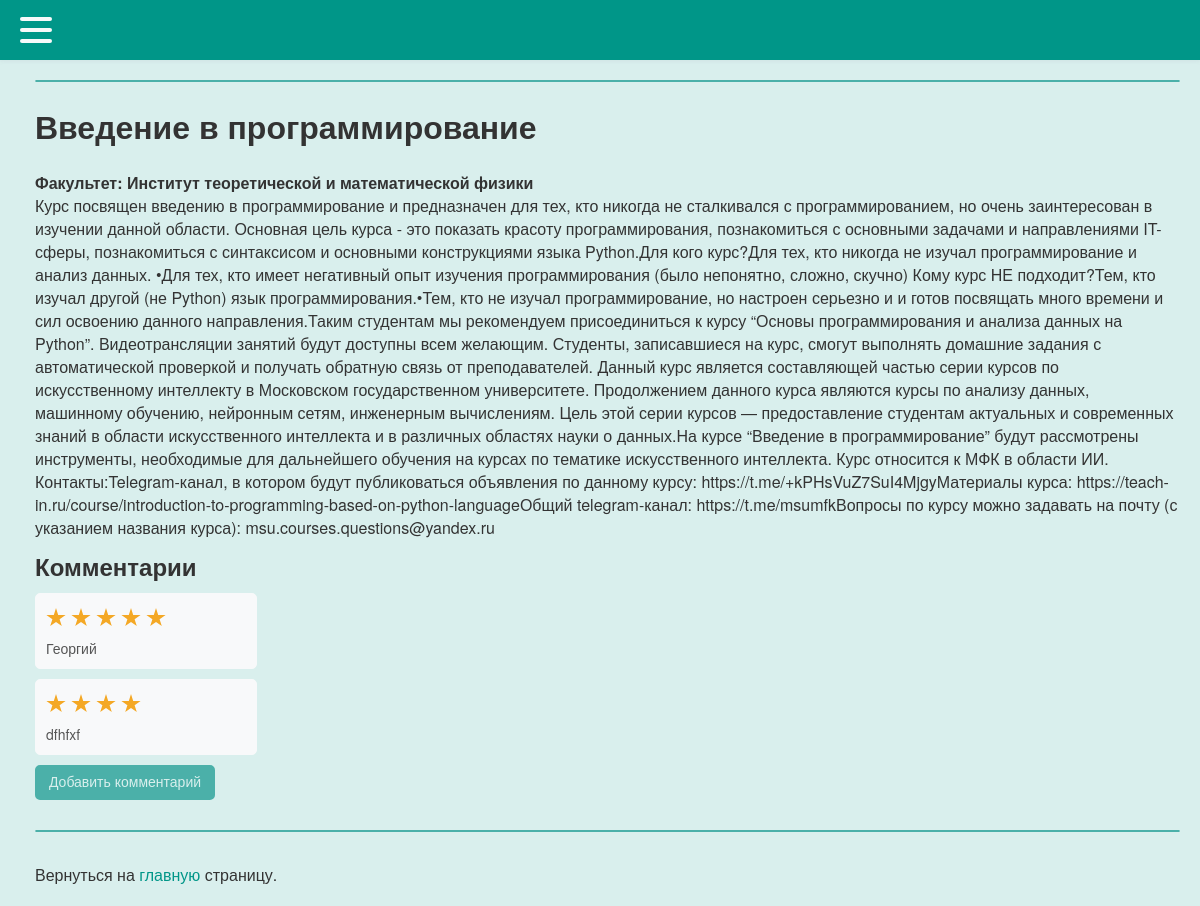
The app's page /mfk/220, older data.
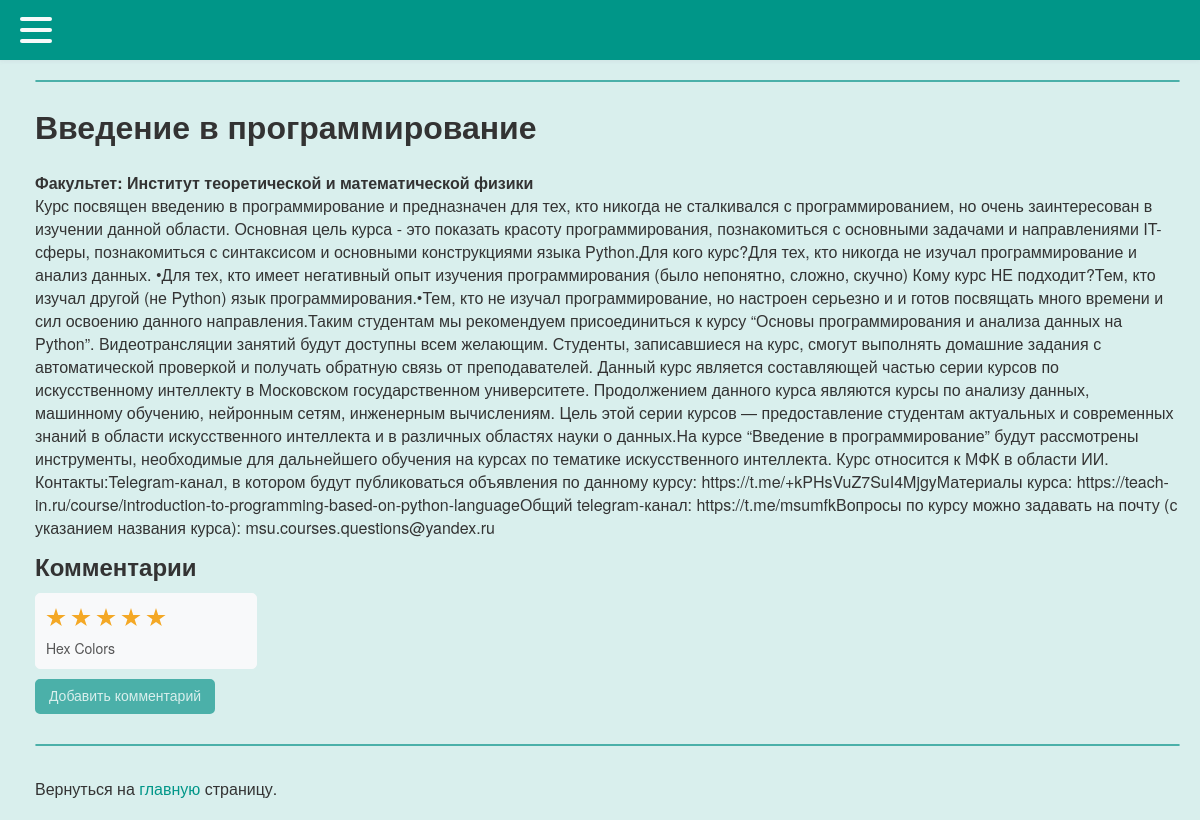
The same page, newer data.
### tables this page shows
CREATE TABLE mfk (
id integer PRIMARY KEY AUTOINCREMENT,
name text,
faculty text,
desc text,
online text,
openclose text,
score text,
score_numb integer
);

CREATE TABLE comments (
id integer PRIMARY KEY AUTOINCREMENT,
username text,
mfkname text,
score text,
mfktitle text
);

### testApp.py (the view)
@app.route("/mfk/<alias>", methods=['GET', 'POST'])
def showMfk(alias):
    mfk = dbase.getMfk(alias)
    if not mfk:
        abort(404)
    return render_template('mfk.html', menu=menu, mfk=mfk, alias=alias, my_comments=dbase.getComment(alias))

### FDataBase.py (called while the page is built)
    def getMfk(self, alias):
        try:
            self.__cur.execute(f"SELECT name, faculty, desc, online FROM mfk WHERE id LIKE '{alias}' LIMIT 1")
            res = self.__cur.fetchone()
            if res:
                return res
        except sqlite3.Error as e:
            print("Ошибка получения статьи из БД " + str(e))
        return (False, False)

    def getComment(self, alias):
        try:
            self.__cur.execute(f"SELECT username, mfkname, score FROM comments WHERE mfkname LIKE {alias}")
            res = self.__cur.fetchall()
            if res:
                return res
        except sqlite3.Error as e:
            print("Ошибка получения статьи из БД " + str(e))
        return ()

### testApp.py (called while the page is built)
def connect_db():
    conn = sqlite3.connect(app.config['DATABASE'])
    conn.row_factory = sqlite3.Row
    return conn

def get_db():
    if not hasattr(g, 'link_db'):
        g.link_db = connect_db()
    return g.link_db

@app.before_request
def before_request():
    global dbase
    db = get_db()
    dbase = FDataBase(db)

### templates/mfk.html (shortened to what this page needs)
{% extends 'index.html' %}
{% block content %}
        <h1>{{ mfk.name }}</h1>
        <b>Факультет: {{ mfk.faculty }}</b>
        <br>{{ mfk.desc }}
    <h2 style="margin-top: 10px; margin-bottom: 10px; ">Комментарии</h2>
    <ul class="list-comments">
        {% for m in my_comments %}
            <li>
                <p class="title">
                    <div class="comment_stars_background comment_container container">
                      <div class="comment_stars_background container__items">
                        {% for i in range(m.score|int) %}
                          <label class="comment_stars_background my_label" for="">
                            <div class="star-stroke">
                            </div>
                          </label>
                        {% endfor %}
                      </div>
                    </div>
                <p class="annonce">{{m.username}}<br>{{ m.text }}</p>
            </li>
        {% endfor %}
    </ul>
    <a class="my_a" href="{{ url_for('addComment', alias=alias)}}">
          <div class="button_container">
            <div class="center">
              <button class="btn">
                <span style="font-size: 14px;" class="btn_span">Добавить комментарий</span>
              </button>
            </div>
          </div>
    </a>
{% endblock %}

### templates/index.html (shortened to what this page needs)
<!DOCTYPE html>
<html lang="en">
    <link type="text/css" href={{url_for('static', filename="css/style.css")}} rel="stylesheet" />
    <head>
    </head>
    <body>
        <nav>
          <div class="navbar">
            <div class="menu_container nav-container">
                <div class="" onclick="toggleLeft()">
                    <div class="hamburger-lines">
                      <span class="line line1"></span>
                      <span class="line line2"></span>
                      <span class="line line3"></span>
                    </div>
                </div>
            </div>
          </div>
        </nav>
        <div class="content">
            <hr>
            <div class="between_hr">
                {% block content %}{% endblock %}
            </div>
            <hr>
            <br>Вернуться на <a class="main_a" href="/dict">главную</a> страницу.
        </div>
    </body>
</html>

### static/css/style.css (style rules this page uses)
:root { --primary-colour: #f8f9fa; --secondary-colour: hsl(38 90% 55%); --star-colour: hsl(38 90% 55%); --menu-blue: #009688; --my-light-blue: #4bb0a9; --my-2light-blue: #7fc8c3; --my-background: #D9EFED; --my-white: #f8f9fa; --my-2light-grey: #e6e6e6; --my-light-grey: #b3b3b3; --my-grey: #747474; --my-black: #4f4f4f; }
body { font-family: 'Helvetica Neue', Helvetica, sans-serif; margin: 0; padding: 0; background: var(--my-background); }
.menu_container { top:0; position: fixed; max-width: 1050px; width: 90%; margin: auto; z-index: 21; }
.navbar { top:0; position: fixed; width: 100%; box-shadow: 0 1px 4px rgb(146 161 176 / 15%); background-color: var(--menu-blue); height: 60px; z-index: 20; }
.nav-container .hamburger-lines { display: block; height: 26px; width: 32px; position: absolute; top: 17px; left: 20px; z-index: 27; display: flex; flex-direction: column; justify-content: space-between; }
.nav-container .hamburger-lines .line { display: block; height: 4px; width: 100%; border-radius: 10px; background: var(--my-white); }
.nav-container .hamburger-lines .line1 { transform-origin: 0% 0%; transition: transform 0.4s ease-in-out; }
.nav-container .hamburger-lines .line2 { transition: transform 0.2s ease-in-out; }
.nav-container .hamburger-lines .line3 { transform-origin: 0% 100%; transition: transform 0.4s ease-in-out; }
::placeholder { color: var(--my-light-grey); opacity: 1; }
.content { margin: 80px 20px 20px 35px; color: #333; }
a { color: #007bff; text-decoration: none; }
.between_hr { margin: 20px 0 30px 0; }
hr { border: 1.25px solid var(--my-light-blue); border-radius: 2px; }
.my_a { color: #333; }
.main_a { color: var(--menu-blue); }
.button_container { display: block; display: flex; flex-direction: column; justify-content: center; align-items: left; }
.center { width: 180px; height: 35px; position: relative; display: flex; align-items: left; }
.btn { width: 180px; height: 35px; cursor: pointer; background: var(--my-light-blue); border: none; outline: none; transition: 0.7s ease-in-out; border: 2px solid var(--my-light-blue); border-radius: 5px; border-color: var(--my-light-blue); }
.btn_span { color: var(--my-background); font-size: 18px; font-weight: 100; font-size: 16px; }
ul.list-comments { list-style: none; margin: 0; padding: 0; }
ul.list-comments li { margin: 10px 0; padding: 10px; width: 200px; background: var(--my-white); border: 1px solid var(--my-white); border-radius: 5px; }
ul.list-comments .title { margin: -15px 0 10px 0; font-size: 16px; font-weight: bold; color: #333; }
ul.list-comments .annonce { margin: 10px 0 0 0; font-size: 14px; color: #555; }
.my_label { margin-right: 5px; }
.container { background: #f8f9fa; margin: 0; padding: 0; display: flex; align-items: center; }
.container .container__items { display: flex; align-items: left; justify-content: left; gap: -50px; }
.container .container__items label { aspect-ratio: 1; }
.container .container__items label .star-stroke { display: grid; place-items: center; width: 20px; height: 20px; background: var(--secondary-colour); clip-path: polygon(50% 0%, 61% 35%, 98% 35%, 68% 57%, 79% 91%, 50% 70%, 21% 91%, 32% 57%, 2% 35%, 39% 35%); }
.star-stroke { z-index: 10; }
.comment_container { background: #f8f9fa; margin: 0; padding: 0; display: flex; align-items: center; }
.comment_stars_background { background: var(--my-white); padding: 3px 0px 0px 0px; }

Row changes from the older to the newer data that the page shows:
removed comments: score "5" (drawn), username "Георгий"
removed comments: score "4" (drawn), username "dfhfxf"
added comments: score "5" (drawn), username "Hex Colors"
